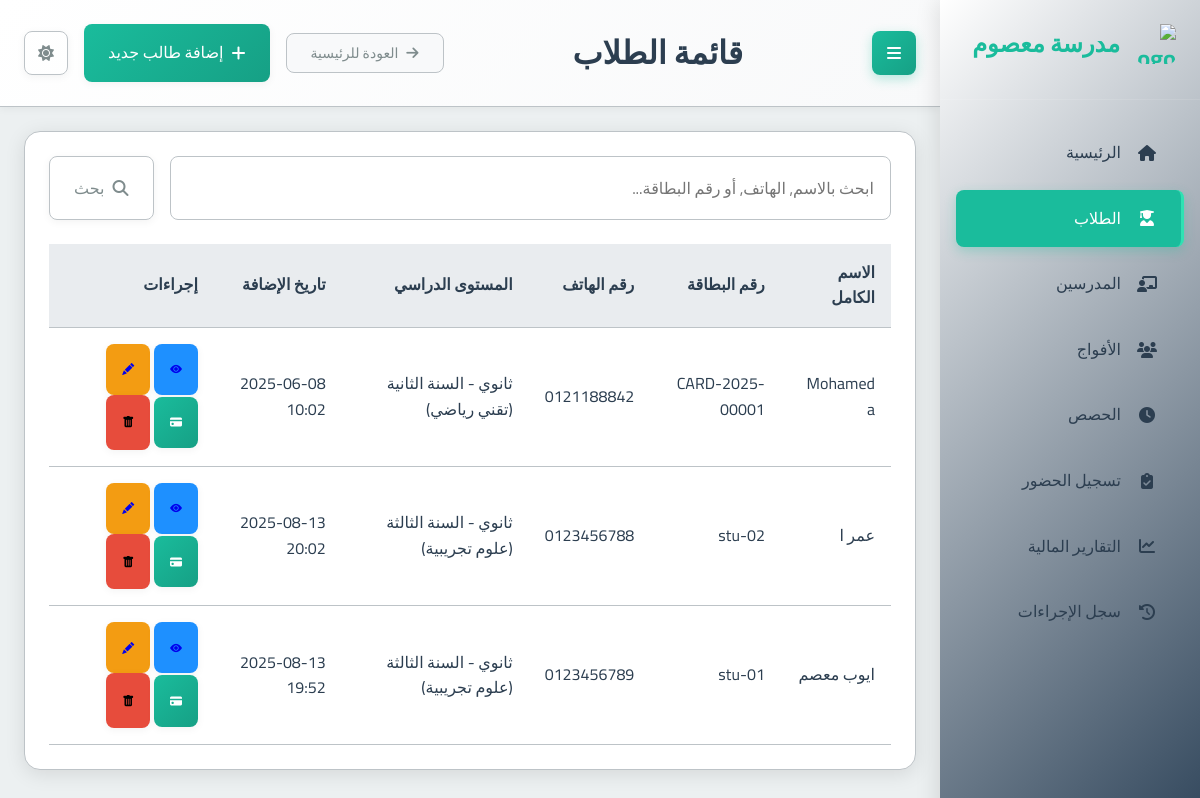
The page /students/ on the database its author committed.
### school_app/models.py (models this page shows, shortened)
class Student(models.Model):
    first_name = models.CharField(max_length=100, verbose_name="الاسم الأول")
    last_name = models.CharField(max_length=100, verbose_name="اللقب")
    phone_number = models.CharField(max_length=20, unique=True, verbose_name="رقم هاتف الطالب")
    guardian_phone = models.CharField(max_length=20, verbose_name="رقم هاتف الولي")
    birth_day = models.IntegerField(verbose_name="يوم الميلاد")
    birth_month = models.IntegerField(verbose_name="شهر الميلاد")
    birth_year = models.IntegerField(verbose_name="سنة الميلاد")
    academic_level = models.ForeignKey(AcademicLevel, on_delete=models.PROTECT, verbose_name="المستوى الدراسي")
    registration_fee_paid = models.BooleanField(default=False, verbose_name="رسوم التسجيل مدفوعة")
    card_number = models.CharField(max_length=20, unique=True, blank=True, null=True, verbose_name="رقم البطاقة")
    prepaid_balance = models.DecimalField(max_digits=10, decimal_places=2, default=Decimal('0.00'), verbose_name="رصيد مدفوع مقدماً")
    created_at = models.DateTimeField(auto_now_add=True, verbose_name="تاريخ الإنشاء")
    class Meta:
        verbose_name = "طالب"
        verbose_name_plural = "الطلاب"

class AcademicLevel(models.Model):
    name = models.CharField(max_length=100, verbose_name="الاسم")
    category = models.CharField(max_length=50, choices=[
        ('PRIMARY', 'ابتدائي'),
        ('MIDDLE', 'متوسط'),
        ('HIGH', 'ثانوي')
    ], verbose_name="الفئة")
    class Meta:
        verbose_name = "المستوى الدراسي"
        verbose_name_plural = "المستويات الدراسية"

### school_app/views.py (the view, shortened to what this page needs)
# urls.py: path('students/', views.student_list, name='student_list'),
def student_list(request):
    query = request.GET.get('q', '').strip()
    students_qs = Student.objects.all()  # Start with all students
    students = students_qs.order_by('last_name', 'first_name') # Apply ordering after filtering
    context = {
        'students': students,
        'page_title': 'قائمة الطلاب',
        'search_query': query # Pass the query back to the template
    }
    return render(request, 'school_app/student_list.html', context)

### templates/school_app/student_list.html (shortened to what this page needs)
{% extends "base.html" %}
{% block page_title %}{{ page_title|default:"قائمة الطلاب" }}{% endblock %}
{% block header_actions %}
  <a href="{% url 'add_student' %}" class="btn btn-primary">
    <i class="fas fa-plus"></i> إضافة طالب جديد
  </a>
{% endblock %}
{% block content %}
<div class="card">
  <div class="card-body">
    <form method="get" action="{% url 'student_list' %}" class="mb-3">
      <div class="input-group">
        <input type="text" name="q" class="form-control" placeholder="ابحث بالاسم, الهاتف, أو رقم البطاقة..." value="{{ search_query|default:'' }}">
        <div class="input-group-append">
          <button class="btn btn-outline-secondary" type="submit">
            <i class="fas fa-search"></i> بحث
          </button>
        </div>
      </div>
    </form>
    {% if students %}
      <div class="table-container">
        <table class="table table-striped">
          <thead>
            <tr>
              <th>الاسم الكامل</th>
              <th>رقم البطاقة</th>
              <th>رقم الهاتف</th>
              <th>المستوى الدراسي</th>
              <th>تاريخ الإضافة</th>
              <th>إجراءات</th>
            </tr>
          </thead>
          <tbody>
            {% for student in students %}
              <tr>
                <td>{{ student.first_name }} {{ student.last_name }}</td>
                <td>{{ student.card_number|default:"N/A" }}</td>
                <td dir="ltr">{{ student.phone_number }}</td>
                <td>{{ student.academic_level.get_category_display }} - {{ student.academic_level.name }}</td>
                <td>{{ student.created_at|date:"Y-m-d H:i" }}</td>
                <td>
                  <a href="{% url 'student_detail' student.id %}" class="btn btn-sm btn-info" title="عرض التفاصيل"> <i class="bi bi-eye-fill"></i><span class="sr-only">عرض التفاصيل</span></a>
                  <a href="{% url 'edit_student' student.id %}" class="btn btn-sm btn-warning" title="تعديل"> <i class="bi bi-pencil-fill"></i><span class="sr-only">تعديل</span></a>
                  <a href="{% url 'student_monthly_payment' student_id=student.id %}" class="btn btn-sm btn-primary" title="الدفع الشهري"><i class="bi bi-credit-card-fill"></i><span class="sr-only">الدفع الشهري</span></a>
                  <form action="{% url 'delete_student' student.id %}" method="post" style="display: inline;" onsubmit="return confirm('هل أنت متأكد أنك تريد حذف هذا الطالب؟ قد يؤدي هذا إلى حذف سجلات الحضور والمدفوعات المتعلقة به بشكل دائم.');">
                      <button type="submit" class="btn btn-danger btn-sm" title="حذف"><i class="bi bi-trash-fill"></i><span class="sr-only">حذف</span></button>
                  </form>
                </td>
              </tr>
            {% endfor %}
          </tbody>
        </table>
      </div>
    {% else %}
      <p class="text-center text-muted">لا يوجد طلاب مسجلون حالياً.</p>
      <div class="text-center mt-3">
         <a href="{% url 'add_student' %}" class="btn btn-primary">إضافة طالب جديد</a>
      </div>
    {% endif %}
  </div>
</div>
{% endblock %}

### static/css/main.css (style rules this page uses)
:root { --primary-color: #2c3e50; --primary-light: #34495e; --primary-darker: #1a252f; --accent-color: #1abc9c; --accent-light: #2fe2b3; --accent-dark: #16a085; --text-color: #2c3e50; --text-secondary: #7f8c8d; --text-on-primary: #ffffff; --text-on-accent: #ffffff; --text-nav: #2c3e50; --background-color: #ecf0f1; --card-background: #ffffff; --input-background: #ffffff; --border-color: #bdc3c7; --input-border-color: #bdc3c7; --success-color: #2ecc71; --warning-color: #f39c12; --error-color: #e74c3c; --info-color: #1E90FF; --table-header-background: #e9ecef; --table-row-hover-background: #f8f9fa; --box-shadow-color: rgba(0, 0, 0, 0.1); --box-shadow-color-hover: rgba(0, 0, 0, 0.15); --box-shadow-soft-color: rgba(0, 0, 0, 0.05); --subtle-background: #f8f9fa; --spacing-xs: 8px; --spacing-sm: 16px; --spacing-md: 24px; --spacing-lg: 32px; --spacing-xl: 48px; --font-family: 'Cairo', sans-serif; --font-size-xs: 12px; --font-size-sm: 14px; --font-size-md: 16px; --font-size-lg: 20px; --font-size-xl: 24px; --font-size-xxl: 32px; --border-radius-sm: 4px; --border-radius-md: 8px; --border-radius-lg: 16px; --transition-fast: 0.2s ease; --transition-normal: 0.3s ease; --transition-slow: 0.5s ease; --sidebar-width: 260px; }
* { margin: 0; padding: 0; box-sizing: border-box; direction: rtl; }
html { direction: rtl; font-size: 16px; }
body { font-family: var(--font-family); background-color: var(--background-color); color: var(--text-color); line-height: 1.6; transition: background-color var(--transition-normal), color var(--transition-normal); overflow-x: hidden; }
.btn-warning { background: var(--warning-color); }
.btn-danger { background: var(--error-color); }
.btn-info { background: var(--info-color); }
.card { background-color: var(--card-background); border-radius: var(--border-radius-lg); box-shadow: 0 4px 20px var(--box-shadow-color); margin-bottom: var(--spacing-md); overflow: hidden; transition: all var(--transition-normal); border: 1px solid var(--border-color); }
.card-body { padding: var(--spacing-md); color: var(--text-color); }
.btn { font-family: var(--font-family); padding: var(--spacing-sm) var(--spacing-md); border: none; border-radius: var(--border-radius-md); cursor: pointer; font-size: var(--font-size-md); font-weight: 500; text-decoration: none; display: inline-flex; align-items: center; gap: var(--spacing-xs); transition: all var(--transition-fast); box-shadow: 0 2px 8px var(--box-shadow-soft-color); }
.btn-primary { background: linear-gradient(135deg, var(--accent-color) 0%, var(--accent-dark) 100%); color: var(--text-on-accent); }
.btn-outline-secondary { background-color: transparent; border: 1px solid var(--border-color); color: var(--text-secondary); }
input, select, textarea { font-family: var(--font-family); width: 100%; padding: var(--spacing-sm); border: 1px solid var(--input-border-color); border-radius: var(--border-radius-md); background-color: var(--input-background); color: var(--text-color); font-size: var(--font-size-md); transition: all var(--transition-fast); }
.btn-sm { font-size: 12px; padding: 1rem; }
.mb-3 { margin-bottom: var(--spacing-md); }
.input-group { display: flex; gap: var(--spacing-sm); }
.table-container { overflow-x: auto; }
table { width: 100%; border-collapse: collapse; }
th, td { padding: var(--spacing-sm); text-align: right; border-bottom: 1px solid var(--border-color); }
th { background-color: var(--table-header-background); font-weight: 600; color: var(--text-color); }

### rows shown on the page
Student: first_name "Mohamed", last_name "a", card_number "CARD-2025-00001", phone_number "0121188842", academic_level.category "ثانوي", academic_level.name "السنة الثانية (تقني رياضي)", created_at "2025-06-08 10:02"
Student: first_name "عمر", last_name "ا", card_number "stu-02", phone_number "0123456788", academic_level.category "ثانوي", academic_level.name "السنة الثالثة (علوم تجريبية)", created_at "2025-08-13 20:02"
Student: first_name "ايوب", last_name "معصم", card_number "stu-01", phone_number "0123456789", academic_level.category "ثانوي", academic_level.name "السنة الثالثة (علوم تجريبية)", created_at "2025-08-13 19:52"

### other values the page prints
{{ page_title|default:"قائمة الطلاب" }} "قائمة الطلاب"
